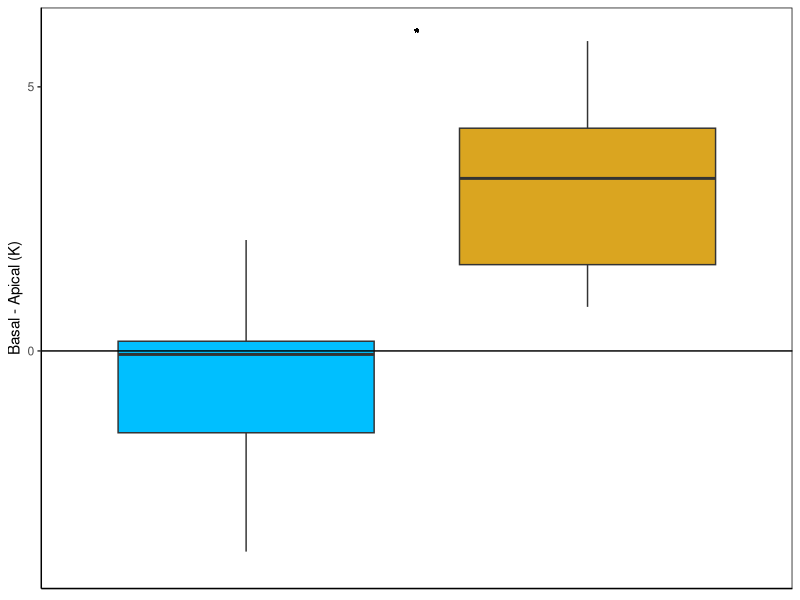
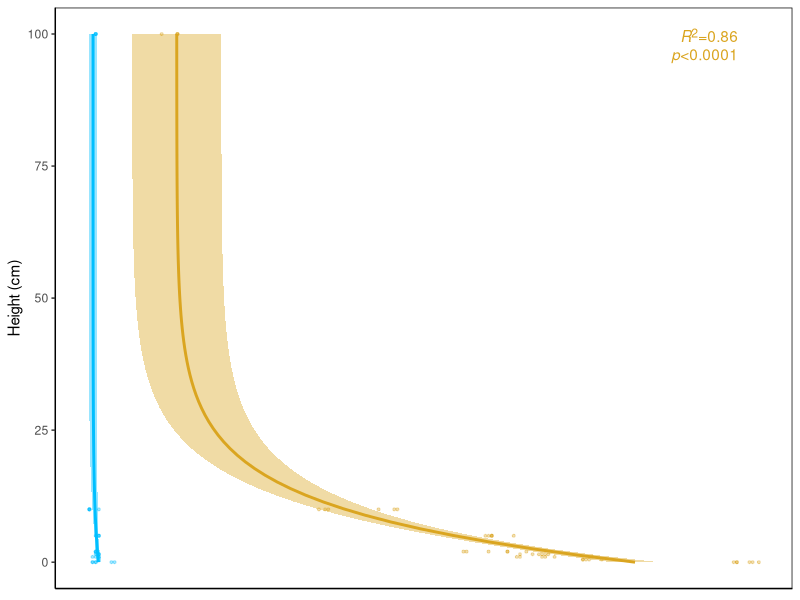
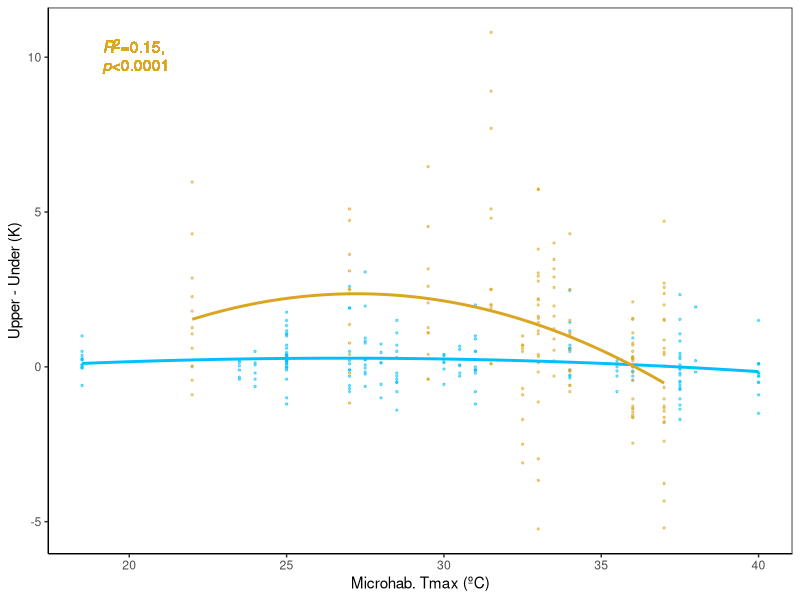
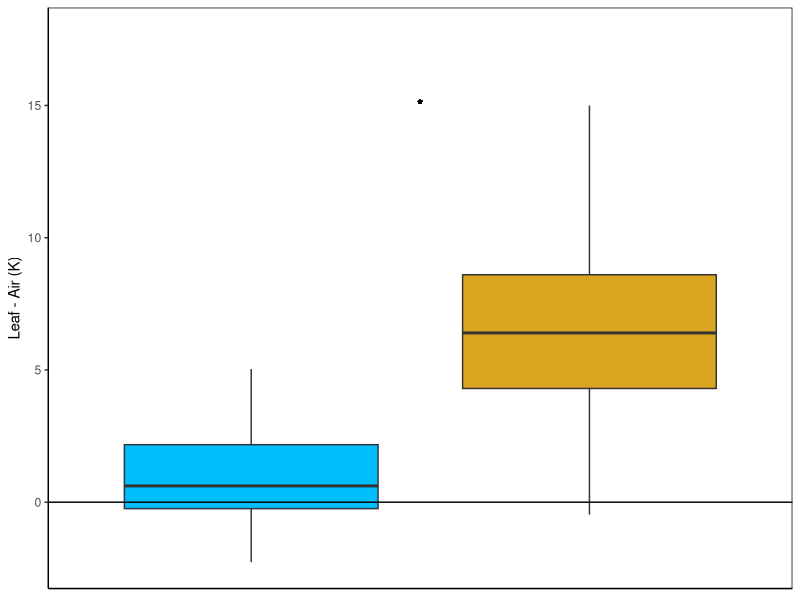
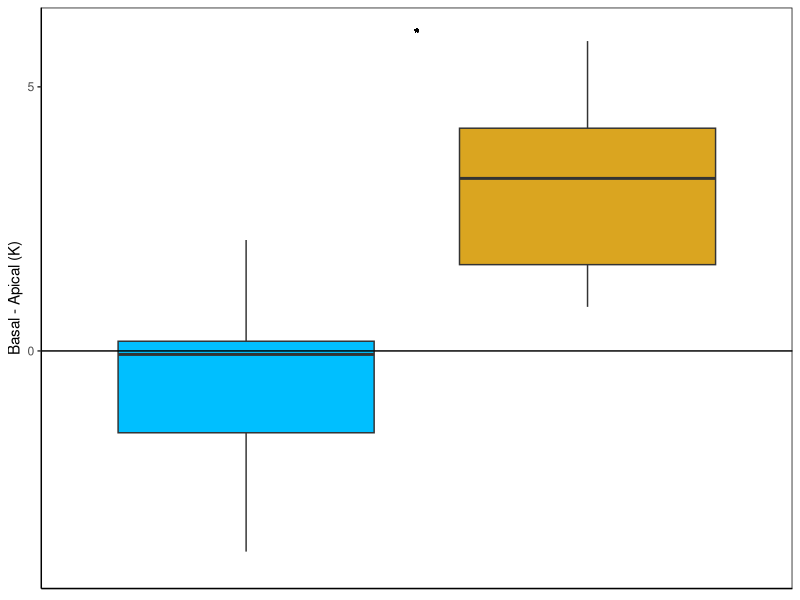
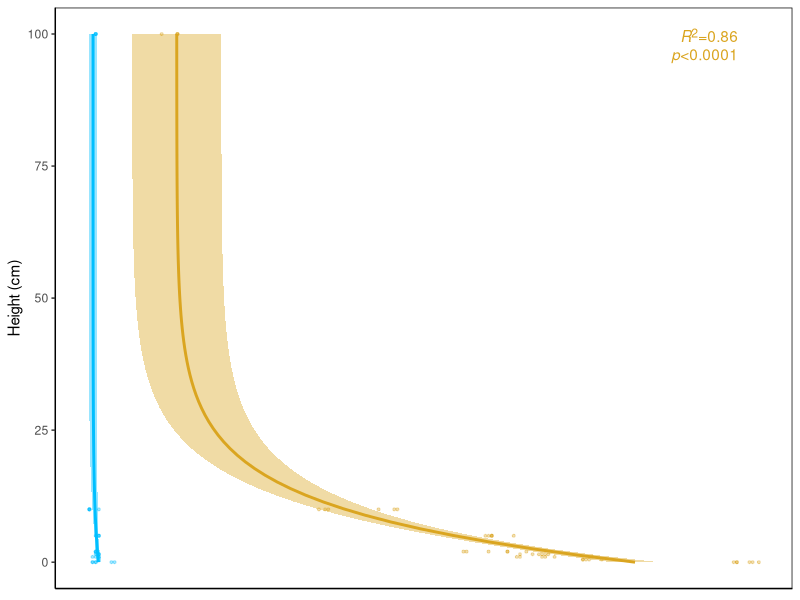
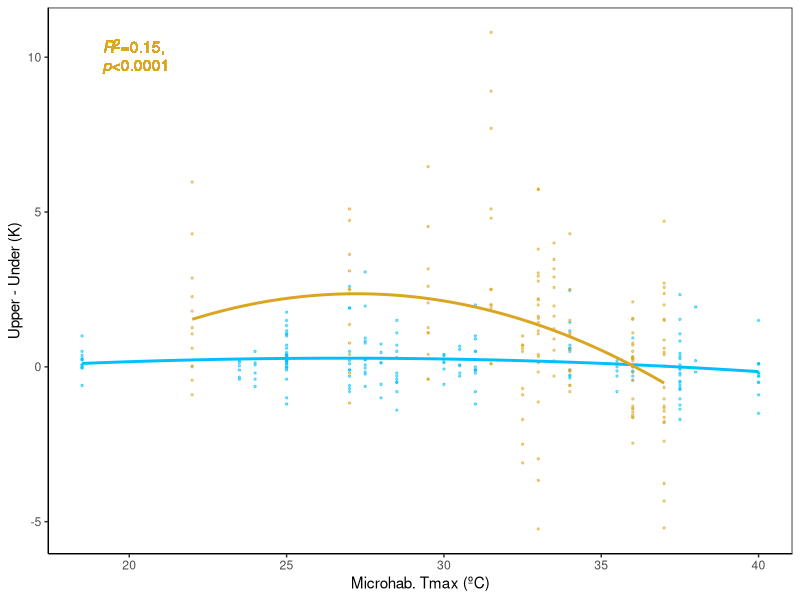
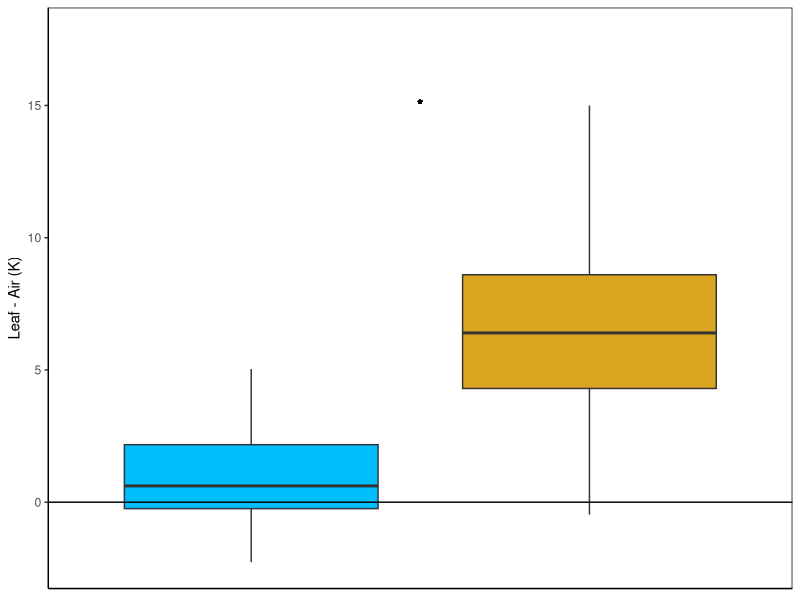

The R source for these figures, in order:
############
## Fig. 3 ##
############

# Packages ----------------------------------------------------------------
library(tidyverse)
library(ggtext)
library(broom)
library(readxl)


# Data --------------------------------------------------------------------
## Field campaign data at the host plant level
data.plants <- read.csv("data/data_plants.csv")
## Field campaign data at the foliar level
data.leaves <- read.csv("data/data_leaves.csv")
## Thermal records from the ground
soilgrad <- read.csv2("data/thermal_gradient_height.csv")


theme_set(theme_classic())

# b1: basal leaf - apical leaf --------------------------------------------
dif_ba_data <- data.leaves %>%
  filter(site == "AE") %>% 
  left_join(data.plants) %>% 
  group_by(site, microhabitat, jday) %>%
  mutate(nleaftype = n_distinct(leaf_type)) %>%
  filter (leaf_type %in% c("b", "m", "a"),
          nleaftype == 3,
          stem_length > 0) %>% 
  group_by(site, microhabitat, jday, leaf_type, ind) %>% 
  summarise(obv_temp = mean(obv_temp, na.rm = T)) %>%
  pivot_wider(names_from = leaf_type,
              values_from = obv_temp) %>% 
  mutate(bm = b - m,
         ba = b - a,
         ma =  m - a) %>% 
  pivot_longer(cols = bm:ma,
               names_to = "diff_type",
               values_to = "diff_obv_temp") %>% 
  filter(diff_type == "ba", !is.na(diff_obv_temp)) %>% 
  mutate(
    Microhabitat = factor(microhabitat,
                          levels = c("C", "SC", "SO", "O")),
    Microhabitat = if_else(microhabitat %in% c("SO", "SC"),
                           "SO+SC", microhabitat),
    Microhabitat = factor(Microhabitat,
                          levels = c("C", "SO+SC", "O"))
  ) %>% 
  filter(Microhabitat != "C")

dif_ba_test <- dif_ba_data %>% 
  lm(diff_obv_temp ~ Microhabitat, data = .) %>% 
  # tidy() %>% 
  # filter(term == "MicrohabitatO") %>% 
  glance() %>% 
  mutate(pval = if_else(round(p.value, 2)<= 0.05, "*", "")) %>% 
  select(pval) %>% 
  unlist()
  

(dif_ba_plot <- dif_ba_data %>%
  ggplot(aes(x = Microhabitat, y = diff_obv_temp, fill = Microhabitat)) +
  geom_boxplot(outlier.shape = NA) +
  geom_hline(aes(yintercept = 0)) +
  geom_text(aes(x = 1.5, y = 6, label = dif_ba_test)) +
  scale_fill_manual(values = c("deepskyblue", "goldenrod")) +
  scale_y_continuous(breaks = c(0, 5), limits = c(-4, 6)) +
  labs(y = "Basal - Apical (K)") +
  guides(fill = "none") +
  theme(axis.title.x = element_blank(),
        axis.text.x = element_blank(),
        axis.ticks.x = element_blank(),
        panel.background = element_rect(color = "black")))

ggsave(filename = "figures/fig4_b1.svg",
       plot = dif_ba_plot,
       width = 5,
       height = 5,
       units = "cm",
       dpi = 600)



# b2: temperature change from the ground ----------------------------------

soilabs_model <- soilgrad %>%
  filter(site == "AE", rad == "R", wind == "NW")  %>% 
  lm (formula =  temp ~ sinh (0.1*(100 - height)), data = .) %>% 
  summary() %>% 
  glance() %>% 
  select(r.squared, p.value) %>% 
  mutate(rsq = round(r.squared, 2),
         pval = round(p.value, 4)) %>% 
  mutate (pval = if_else(pval == 0, "<0.0001", paste ("=", pval)),
          lab = paste0("*R*<sup>2</sup>=", rsq, "<br>*p*", pval))  


(soilabs_plot <- soilgrad %>%
  filter((site == "AE"))  %>% 
  unite (col = "rad_wind", rad, wind, sep = "+", remove = F) %>% 
  mutate (rad_wind = factor (rad_wind,
                             levels = c("R+NW", "NR+W"))) %>% 
  filter (!is.na (rad_wind)) %>% 
  ggplot (aes (y = temp, x = height)) +
  geom_point (aes (color = rad_wind), size = 0.7, alpha = 0.35) +
  geom_smooth (aes (color = rad_wind, fill = rad_wind),
               method = "lm",
               formula = y ~ sinh (0.1*(100 - x))) +
  scale_color_manual (aesthetics = c("colour", "fill"),
                      values = c ("goldenrod", "deepskyblue"))  +
    geom_richtext(x = 102,
                  y = 47,
                  label = soilabs_model$lab[1],
                  hjust = 1,
                  vjust = 1,
                  color = "goldenrod",
                  label.color = NA) +
  labs (y = "Temperature (ºC)",
        x = "Height (cm)") +
  guides(color = "none", fill = "none") +
  coord_flip() +
  theme (axis.title.x = element_blank(),
         axis.text.x = element_blank(),
         axis.ticks.x = element_blank(),
         panel.background = element_rect(color = "black")))

ggsave(filename = "figures/fig4_b2.svg",
       plot = soilabs_plot,
       width = 5,
       height = 5,
       units = "cm",
       dpi = 600)


# c2: leaf side vs microhabitat temperature -------------------------------

obvrev_temp <- data.leaves %>% 
  mutate(dif_temp = obv_temp - rev_temp,
         Microhabitat = factor(microhabitat,
                               levels = c("C", "SC", "SO", "O")),
         Microhabitat = if_else(Microhabitat %in% c("SO", "SC"),
                                "SO+SC", microhabitat),
         Microhabitat = factor(Microhabitat,
                               levels = c("C", "SO+SC", "O"))) %>% 
  filter(Microhabitat != "C", site == "AE",
         !is.na(dif_temp), !is.na(SENS_TX)) 

obvrev_fit <- obvrev_temp %>%
  filter(Microhabitat == "O") %>% 
  lm(dif_temp ~ poly(SENS_TX, 2), data = .) %>% 
  glance() %>% 
  mutate(rsq = round(r.squared, 2),
         pval = if_else(p.value < 0.0001,
                        "<0.0001",
                        as.character(round(p.value, 2))),
         fit = paste0("<i>R</i><sup>2</sup>=", rsq,
                      ",<br><i>p</i>", pval))


(obvrev_tmax <- obvrev_temp %>% 
  ggplot(aes(x = SENS_TX, y = dif_temp, color = Microhabitat)) +
  geom_point(alpha = 0.5, size = 0.5) +
  geom_smooth(se = F, method = "lm", formula = y ~ poly(x, 2)) +
  geom_richtext(aes(x = 19, y = 10, label = obvrev_fit$fit[1]),
                fill = NA, label.color = NA, hjust = 0,
                color = "goldenrod") +
  scale_color_manual(values = c("SO+SC" = "deepskyblue",
                                "O" = "goldenrod"),
                     name = "Microhabitat") +
  labs(x = "Microhab. Tmax (ºC)",
       y = "Upper - Under (K)") +
  guides(color = "none") +
  theme(panel.background = element_rect(color = "black")))


ggsave(filename = "figures/fig4_c2.svg",
       plot = obvrev_tmax,
       width = 5,
       height = 5,
       units = "cm",
       dpi = 600)


# c3: leaf - air ----------------------------------------------------------
leafair <- data.leaves %>% 
   left_join(data.plants) %>% 
   mutate(Microhabitat = factor(microhabitat,
                                levels = c("C", "SC", "SO", "O")),
          Microhabitat = if_else(Microhabitat %in% c("SO", "SC"),
                                 "SO+SC", microhabitat),
          Microhabitat = factor(Microhabitat,
                                levels = c("C", "SO+SC", "O")),
          thermal_offset = obv_temp - air_temp) %>% 
   filter(site == "AE", Microhabitat != "C")

leafair.test <- leafair %>% 
  lm(thermal_offset ~ Microhabitat, data = .) %>% 
  glance() %>% 
  mutate(ast = if_else(p.value <= 0.05, "*", ""))

(leafair.plot <- leafair %>% 
  ggplot(aes(y = thermal_offset, x = Microhabitat, fill = Microhabitat)) +
  geom_boxplot(outlier.shape = NA) +
  scale_fill_manual(values = c("deepskyblue", "goldenrod")) +
  geom_hline(aes(yintercept = 0)) +
  geom_text(x = 1.5, y = 15, label = leafair.test$ast[1]) +
  labs(y = "Leaf - Air (K)") +
  guides(fill = "none") +
    theme (axis.title.x = element_blank(),
           axis.text.x = element_blank(),
           axis.ticks.x = element_blank(),
           panel.background = element_rect(color = "black")))


ggsave(filename = "figures/fig4_c3.svg",
       plot = leafair.plot,
       width = 5,
       height = 5,
       units = "cm",
       dpi = 600)
